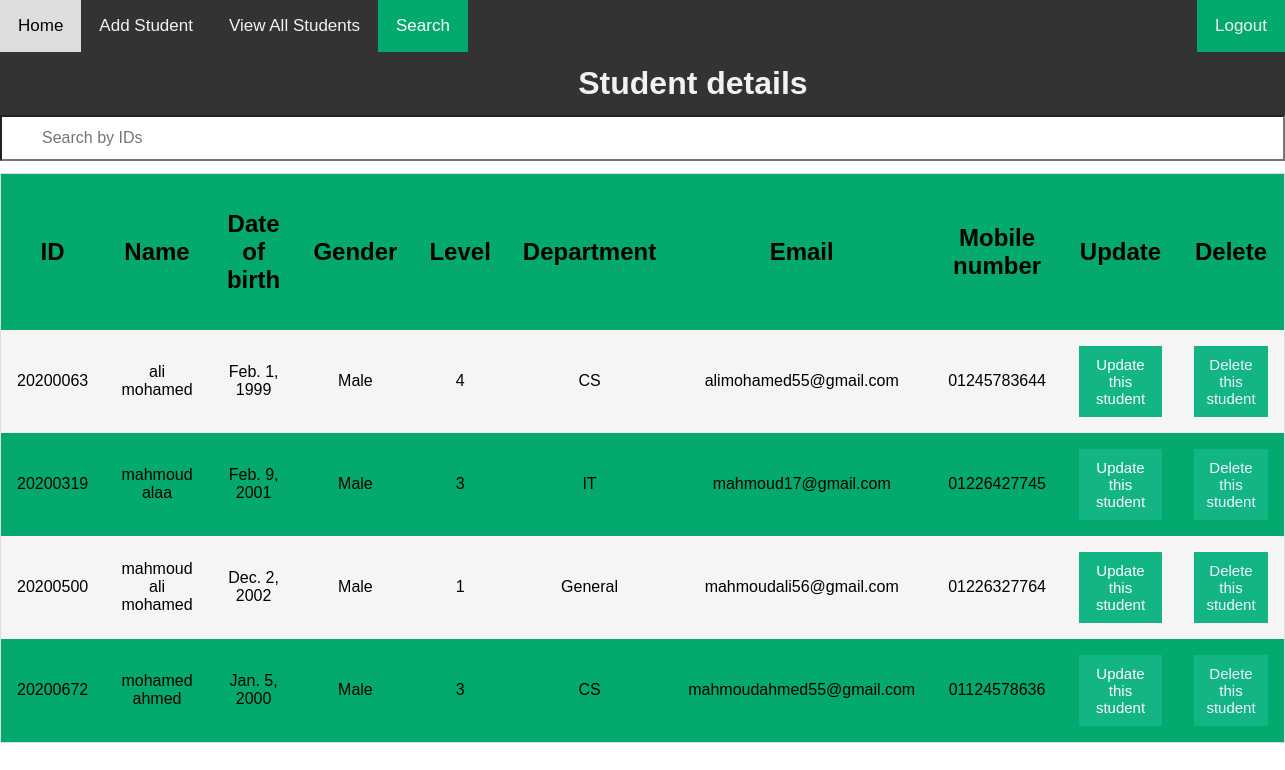
/Student/Search (signed in), run on the app's committed database.
### Student/models.py (models this page shows, shortened)
class Student(models.Model):
    Name = models.CharField(max_length=60,null=True)
    id = models.CharField(max_length=8,primary_key=True)
    Email = models.EmailField(max_length= 25)
    Gender = models.CharField(max_length=6,choices=ge)
    MobileNumber = models.CharField(max_length=11)
    Date_of_birth = models.DateField(null=True)
    GPA = models.DecimalField(max_digits=3,decimal_places=2,null=True)
    status = models.CharField(max_length=8,choices=st)
    level = models.CharField(max_length=1,choices=lev)
    Department = models.CharField(max_length=7,choices=dep)
    class Meta:
        ordering = ['Name']

### Student/views.py (the view)
# urls.py: path('Search',views.indexSearch,name='search'),
@login_required(login_url='Home/page1')
def indexSearch(request):
    x = Student.objects.all()
    return render(request,'Student/indexSearch.html',{'stu':x.filter(status ='Active')})

### templates/Student/indexSearch.html (shortened to what this page needs)
{% block content %}
{% load static %}
<!DOCTYPE html>
<html>
<head>
  <link rel="stylesheet" href="{% static 'css/css_Search.css'%}">
  <link rel="stylesheet" href="{% static 'css/css_topnav.css' %}">
</head>
<body>
    <div class="topnav">
      <a  href="{% url 'Home' %}">Home</a>
      <a  href="{% url 'add' %}">Add Student</a>
      <a  href="{% url 'view' %}">View All Students</a>
      <a class="active" href="{% url 'search' %}">Search</a>
      <div class="topnav_rigth">
        <a class="Aout" href="{% url 'logout' %}">Logout</a>
      </div>
  </div>
  <h1 style="padding-left:45%" >Student details</h1>
  <input type="number" id="myInput" onkeyup="myFunction()" placeholder="Search by IDs">
  <table  id="myTable" >
      <tr>
        <th><h2>ID</h2></th>
        <th><h2>Name</h2></th>
        <th><h2>Date of birth</h2></th>
        <th><h2>Gender</h2></th>
        <th><h2 >Level</h2></th>
        <th><h2>Department</h2></th>
        <th><h2>Email</h2></th>
        <th><h2>Mobile number</h2></th>
        <th><h2>Update</h2></th>
        <th><h2>Delete</h2></th>
      </tr>
      {% for a in stu %}
      <tr>
        <td>{{a.id}}</td>
        <td>{{a.Name}}</td>
        <td>{{a.Date_of_birth}}</td>
        <td>{{a.Gender}}</td>
        <td>{{a.level}}</td>
        <td>{{a.Department}}</td>
        <td>{{a.Email}}</td>
        <td>{{a.MobileNumber}}</td>
        <td> <button type="button"  class="btn" ><a class="Aup" href="update/{{a.id}}">Update this student</a></button></td>
        <td> <button type="button"  onclick = "DeleteStudentSearch({{a.id}},this)"> Delete this student</button></td>
      </tr>
      {% endfor %}
    </table>
</body>
</html>
{% endblock content %}

### project/static/css/css_Search.css (style rules this page uses)
* { box-sizing: border-box; }
table { border-collapse: collapse; border-spacing: 0; width: 100%; border: 1px solid #ddd; background-color: #04AA6D; text-align: center; }
button { padding: 10px; background-color:rgb(19, 181, 132); color: aliceblue; font-size: 15px; border: #ddd; }
th, td { padding: 16px; text-align: center; }
tr:nth-child(even) { background-color: whitesmoke; }
.Aup { text-decoration: none; color: white; }
h1 { padding: 13px; margin: auto; background-color: #333; color: #f2f2f2; }
#myInput { background-position: 10px 10px; width: 100%; font-size: 16px; padding: 12px 20px 12px 40px; border: 3px solid black(0, 0, 0); margin-bottom: 12px; background-color:white; }

### project/static/css/css_topnav.css (style rules this page uses)
* { box-sizing: border-box; }
body { margin: 0; font-family: Arial; }
.topnav_rigth { float: right; }
.Aout { background-color: #04AA6D; color: white; }
.topnav { overflow: hidden; background-color: #333; }
.topnav a { float: left; display: block; color: #f2f2f2; text-align: center; padding: 16px 18px; text-decoration: none; font-size: 17px; }
.topnav a.active { background-color: #04AA6D; color: white; }

### data on the page
Student: id "20200063", Name "ali mohamed", Date_of_birth "Feb. 1, 1999", Gender "Male", level "4", Department "CS", Email "alimohamed55@gmail.com", MobileNumber "01245783644"
Student: id "20200319", Name "mahmoud alaa", Date_of_birth "Feb. 9, 2001", Gender "Male", level "3", Department "IT", Email "mahmoud17@gmail.com", MobileNumber "01226427745"
Student: id "20200500", Name "mahmoud ali mohamed", Date_of_birth "Dec. 2, 2002", Gender "Male", level "1", Department "General", Email "mahmoudali56@gmail.com", MobileNumber "01226327764"
Student: id "20200672", Name "mohamed ahmed", Date_of_birth "Jan. 5, 2000", Gender "Male", level "3", Department "CS", Email "mahmoudahmed55@gmail.com", MobileNumber "01124578636"
